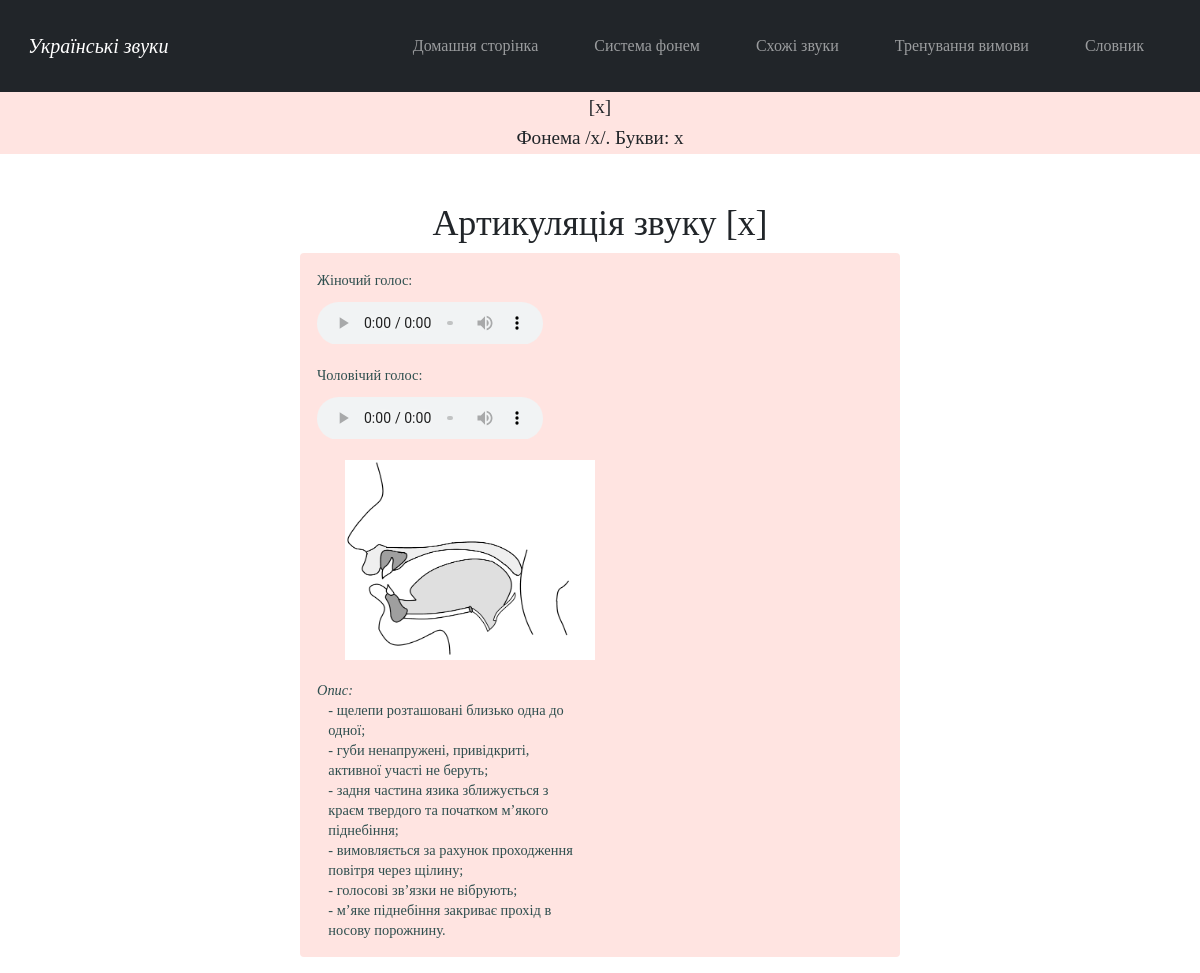
The page /sound_x on the database its author committed.
### main/models.py (models this page shows)
class InformationAboutConsonants(models.Model):
    id = models.AutoField('id', primary_key=True)
    sound = models.CharField('звук', max_length=6)
    place_of_articulation = models.TextField('місце артикуляції', default='')
    way_of_articulation = models.TextField('спосіб артикуляції', default='')
    palatalization = models.TextField('ступінь палаталізації', default='')
    description = models.TextField('опис вимови')
    eng_description = models.TextField('англ. опис вимови', default='')
    image = models.ImageField('ілюстрація вимови', upload_to="media")
    audio = models.FileField(upload_to='documents/', default='')
    male_audio = models.FileField(upload_to='documents/', default='')

### main/views.py (the view)
# urls.py: path("sound_x", views.sound_x, name='sound_x'),
def sound_x(request):
    information = InformationAboutConsonants.objects.filter(sound__contains='x')
    return render(request, 'main/sound_x.html', {'information': information})

### main/templates/main/sound_x.html
{% extends 'main/pattern_for_consonants.html' %}
{% load static %}
{% block sound %}[x]{% endblock %}
{% block phoneme %}/x/{% endblock %}
{% block letter %}x{% endblock %}

### main/templates/main/pattern_for_consonants.html (shortened to what this page needs)
{% extends 'main/pattern.html' %}
{% load i18n %}
{% load static %}
{% block stylesheet %}<link rel="stylesheet" href="{% static 'main/css/pattern_separate_sounds.css' %}">{% endblock %}
{% block content %}
<main>
    <div class="header">
        <h2>{% block sound %}{% endblock %}</h2>
         <h3>{% translate "Phoneme" %} {% block phoneme %}{% endblock %}.
            {% translate "Letters:" %} {% block letter %}{% endblock %}</h3>
    </div>
    <div class="main_content">
        {% get_current_language as LANGUAGE_CODE %}
        {% for el in information%}
        <h3>{% translate "Articulation of the sound" %} {{el.sound}}</h3>
            <div class="alert alert-custom  fade in alert-dismissable show mt-2">
                <figure><figcaption>{% translate "Жіночий голос:" %}</figcaption>
                    <audio controls src={{el.audio.url}}>
                    </audio>
                </figure>
                <figure><figcaption>{% translate "Чоловічий голос:" %}</figcaption>
                    <audio controls src={{el.male_audio.url}}>
                    </audio>
                </figure>
                <img src={{el.image.url}} alt="Звук">
                <p class="examples" id="examples">{% block examples %}{% endblock %}<br></p>
                <p><i>{% translate "Description:" %}</i></p>
                {% if LANGUAGE_CODE == "uk" %}
                    <p class = "description" id="description">{{el.description}}</p>
                {%else%}
                    <p class = "description" id="description1.2">{{el.eng_description}}</p>
                {%endif%}
            </div>
        {%endfor%}
    </div>
</main>
{% endblock %}

### main/static/main/css/pattern.css (style rules this page uses)
body { background: white; font-family: Garamond, Baskerville, "Baskerville Old Face", "Hoefler Text", "Times New Roman", serif; font-style: normal; font-variant: normal; font-weight: 400; line-height: 20px; }

### main/static/main/css/pattern_separate_sounds.css (style rules this page uses)
.header { text-align: center; background: #FFE4E1; width: 100%; height: 4em; padding-top: .3em; }
.header > h2, h3 { text-align: center; font-size: 1.2em; }
.main_content { margin-top: 4vw; font-size: .9em; margin-left: auto; margin-right: auto; }
.main_content > h3 { text-align: center; font-size: 3vw; }
.main_content img { margin-left: 5%; margin-bottom: 20px; width:250px; height:200px; }
.main_content p { white-space: pre-line; font-size: 1em; }
.alert-custom { background-color:#FFE4E1; color:#2F4F4F; }
.alert-custom > p { margin-bottom:0px; }
@media screen and (min-width:601px) { .header { margin-top: 50px; } }
@media screen and (min-width:601px) { .main_content { width: 80%; } }
@media screen and (min-width:601px) { .alert-custom { background-color: ; } }
@media screen and (min-width:601px) { audio { width: 50%; padding-top:2%; } }
@media screen and (min-width:768px) { .header { margin-top: 110px; } }
@media screen and (min-width:768px) { .alert-custom { background-color: ; } }
@media screen and (min-width:768px) { audio { width: 40%; } }
@media screen and (min-width:768px) { .examples { float: right; width: 45%; } }
@media screen and (min-width:768px) { .description { width: 45%; margin-left:2%; } }
@media screen and (min-width:980px) { .header { margin-top: 90px; } }
@media screen and (min-width:980px) { .main_content { width: 65%; } }
@media screen and (min-width:980px) { .alert-custom { background-color: ; } }
@media screen and (min-width:980px) { audio { width: 40%; } }
@media screen and (min-width:1200px) { .main_content { width: 50%; } }
@media screen and (min-width:1200px) { .alert-custom { background-color:; } }

### rows shown on the page
InformationAboutConsonants: sound "[x]", image (picture), description "- щелепи розташовані близько одна до одної; - губи ненапружені, привідкриті, активної участі не беруть; - задня частина язика зближується з краєм твердого та початком м’якого піднебіння; - вимовляється за рахунок проходження повітря через щілину; - голосові зв’язки не вібрують; - м’яке піднебіння закриває прохід в носову порожнину."
